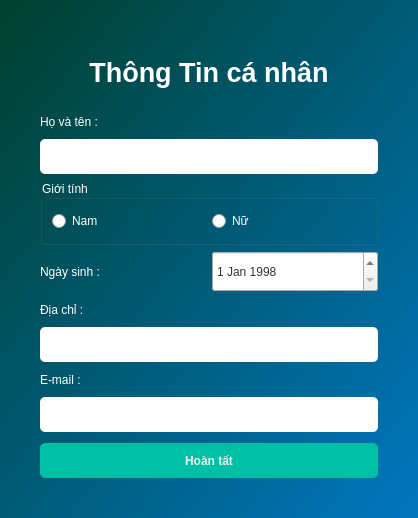
<?xml version="1.0" encoding="UTF-8"?>
<ui version="4.0">
 <class>personalinfo</class>
 <widget class="QDialog" name="personalinfo">
  <property name="geometry">
   <rect>
    <x>0</x>
    <y>0</y>
    <width>418</width>
    <height>518</height>
   </rect>
  </property>
  <property name="windowTitle">
   <string>Dialog</string>
  </property>
  <property name="styleSheet">
   <string notr="true">background: qlineargradient(spread:reflect, x1:0, y1:0, x2:1, y2:1, stop:0 rgba(0, 64, 46, 255), stop:1 rgba(0, 118, 191, 255));
font: 15pt &quot;Myriad Pro Cond&quot;;
color: #fff;</string>
  </property>
  <layout class="QVBoxLayout" name="verticalLayout_4">
   <property name="leftMargin">
    <number>40</number>
   </property>
   <property name="topMargin">
    <number>40</number>
   </property>
   <property name="rightMargin">
    <number>40</number>
   </property>
   <property name="bottomMargin">
    <number>40</number>
   </property>
   <item>
    <widget class="QLabel" name="PersonalInfo">
     <property name="styleSheet">
      <string notr="true">font-size: 20pt;
background: none;
font-weight: bold;</string>
     </property>
     <property name="text">
      <string>Thông Tin cá nhân</string>
     </property>
     <property name="alignment">
      <set>Qt::AlignCenter</set>
     </property>
    </widget>
   </item>
   <item>
    <layout class="QVBoxLayout" name="verticalLayout_3">
     <item>
      <widget class="QLabel" name="name_2">
       <property name="styleSheet">
        <string notr="true">background: none;</string>
       </property>
       <property name="text">
        <string>Họ và tên :</string>
       </property>
      </widget>
     </item>
     <item>
      <widget class="QLineEdit" name="name">
       <property name="styleSheet">
        <string notr="true">height: 35px;
border: none;
border-radius: 5px;
padding-left: 10px;
background: white;
font: 15pt &quot;Myriad Pro Cond&quot;;
color: #333;</string>
       </property>
       <property name="text">
        <string/>
       </property>
       <property name="readOnly">
        <bool>false</bool>
       </property>
       <property name="placeholderText">
        <string/>
       </property>
      </widget>
     </item>
    </layout>
   </item>
   <item>
    <widget class="QGroupBox" name="Sex">
     <property name="styleSheet">
      <string notr="true">background: none;</string>
     </property>
     <property name="title">
      <string>Giới tính</string>
     </property>
     <layout class="QHBoxLayout" name="horizontalLayout_2">
      <item>
       <widget class="QRadioButton" name="male">
        <property name="text">
         <string>Nam</string>
        </property>
        <property name="checkable">
         <bool>true</bool>
        </property>
        <property name="checked">
         <bool>false</bool>
        </property>
        <property name="autoRepeat">
         <bool>false</bool>
        </property>
       </widget>
      </item>
      <item>
       <widget class="QRadioButton" name="female">
        <property name="text">
         <string>Nữ</string>
        </property>
        <property name="autoRepeat">
         <bool>false</bool>
        </property>
       </widget>
      </item>
     </layout>
    </widget>
   </item>
   <item>
    <layout class="QHBoxLayout" name="horizontalLayout">
     <item>
      <widget class="QLabel" name="dateOfBirth_2">
       <property name="styleSheet">
        <string notr="true">background: none;</string>
       </property>
       <property name="text">
        <string>Ngày sinh :</string>
       </property>
      </widget>
     </item>
     <item>
      <widget class="QDateEdit" name="dateOfBirth">
       <property name="styleSheet">
        <string notr="true">background: none;
height: 35px;
color: #333;</string>
       </property>
       <property name="date">
        <date>
         <year>1998</year>
         <month>1</month>
         <day>1</day>
        </date>
       </property>
      </widget>
     </item>
    </layout>
   </item>
   <item>
    <layout class="QVBoxLayout" name="verticalLayout">
     <item>
      <widget class="QLabel" name="address_2">
       <property name="styleSheet">
        <string notr="true">background: none;</string>
       </property>
       <property name="text">
        <string>Địa chỉ :</string>
       </property>
      </widget>
     </item>
     <item>
      <widget class="QLineEdit" name="address">
       <property name="styleSheet">
        <string notr="true">height: 35px;
border: none;
border-radius: 5px;
padding-left: 10px;
background: white;
font: 15pt &quot;Myriad Pro Cond&quot;;
color: #333;</string>
       </property>
      </widget>
     </item>
    </layout>
   </item>
   <item>
    <layout class="QVBoxLayout" name="verticalLayout_2">
     <item>
      <widget class="QLabel" name="email_2">
       <property name="styleSheet">
        <string notr="true">background: none;</string>
       </property>
       <property name="text">
        <string>E-mail :</string>
       </property>
      </widget>
     </item>
     <item>
      <widget class="QLineEdit" name="email">
       <property name="styleSheet">
        <string notr="true">height: 35px;
border: none;
border-radius: 5px;
padding-left: 10px;
background: white;
font: 15pt &quot;Myriad Pro Cond&quot;;
color: #333;</string>
       </property>
      </widget>
     </item>
    </layout>
   </item>
   <item>
    <widget class="QPushButton" name="Done">
     <property name="cursor">
      <cursorShape>PointingHandCursor</cursorShape>
     </property>
     <property name="styleSheet">
      <string notr="true">QPushButton 
{
	margin-top: 5px;
	height: 35px;
	border-width: 0px;
	border-radius: 5px;
	font: 15pt &quot;Myriad Pro Cond&quot;;
	background-color: #00BFA5;
	color: #eee;
	outline: none;
	font-weight: bold;
}
QPushButton:hover 
{
	background-color: #1DE9B6;
}</string>
     </property>
     <property name="text">
      <string>Hoàn tất</string>
     </property>
    </widget>
   </item>
  </layout>
 </widget>
 <tabstops>
  <tabstop>name</tabstop>
  <tabstop>male</tabstop>
  <tabstop>female</tabstop>
  <tabstop>dateOfBirth</tabstop>
 </tabstops>
 <resources/>
 <connections/>
</ui>
